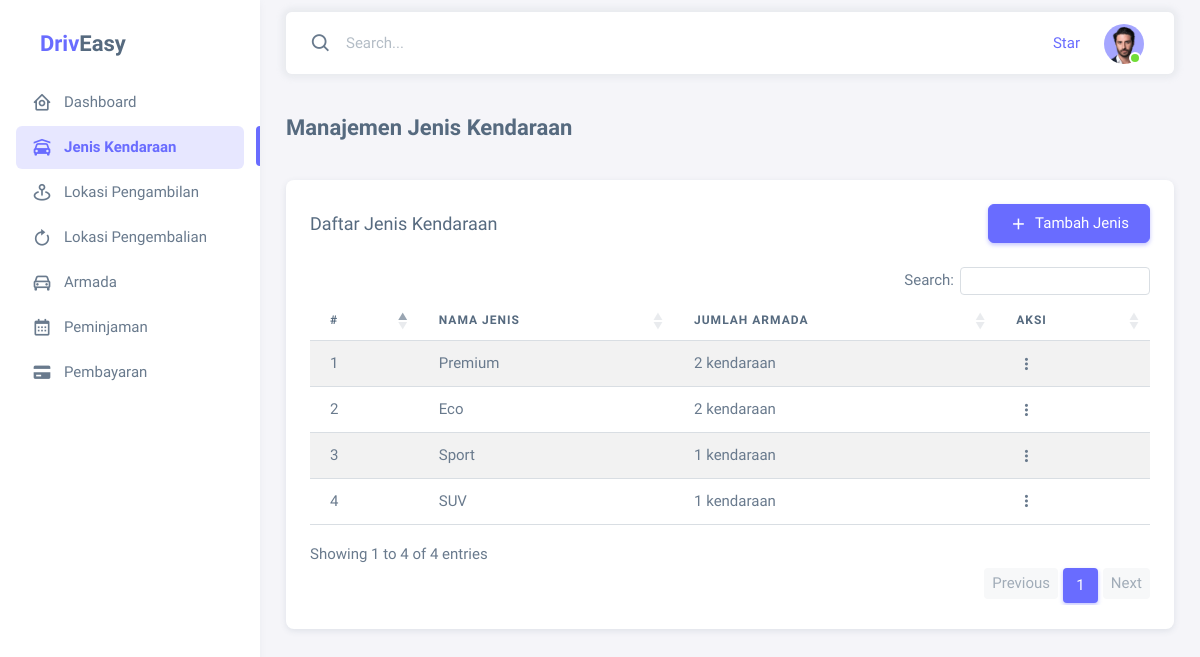
The page /dashboard/jenis_kendaraan.php (signed in) on the database its author committed.
### tables this page shows
CREATE TABLE `jenis_kendaraan` (
  `id` int(11) NOT NULL,
  `nama` varchar(20) DEFAULT NULL
);

### dashboard/jenis_kendaraan.php (the view, shortened to what this page needs)
<?php
include '../auth/config.php';
?>
<!DOCTYPE html>
<html
  lang="en"
  class="light-style layout-menu-fixed"
  dir="ltr"
  data-theme="theme-default"
  data-assets-path="assets/"
  data-template="vertical-menu-template-free"
>
  <head>
    <link rel="stylesheet" href="assets/vendor/fonts/boxicons.css" />
    <link rel="stylesheet" href="assets/vendor/css/core.css" class="template-customizer-core-css" />
    <link rel="stylesheet" href="assets/vendor/css/theme-default.css" class="template-customizer-theme-css" />
    <link rel="stylesheet" href="assets/css/demo.css" />
    <link rel="stylesheet" href="assets/vendor/libs/perfect-scrollbar/perfect-scrollbar.css" />
    <link rel="stylesheet" href="https://cdn.datatables.net/1.11.5/css/dataTables.bootstrap5.min.css" />
    <link rel="stylesheet" href="https://cdn.datatables.net/responsive/2.2.9/css/responsive.bootstrap5.min.css" />
  </head>
  <body>
    <div class="layout-wrapper layout-content-navbar">
      <div class="layout-container">
        <?php include 'components/sidebar.php'; ?>
        <div class="layout-page">
          <?php include 'components/navbar.php'; ?>
          <div class="content-wrapper">
            <div class="container-xxl flex-grow-1 container-p-y">
              <h4 class="fw-bold py-3 mb-4">Manajemen Jenis Kendaraan</h4>
              <div class="card">
                <div class="card-header d-flex justify-content-between align-items-center">
                  <h5 class="mb-0">Daftar Jenis Kendaraan</h5>
                  <button
                    type="button"
                    class="btn btn-primary"
                    data-bs-toggle="modal"
                    data-bs-target="#tambahJenisModal"
                  >
                    <i class="bx bx-plus me-1"></i> Tambah Jenis
                  </button>
                </div>
                <div class="card-body">
                  <div class="table-responsive text-nowrap">
                    <table id="jenisTable" class="table table-striped table-hover">
                      <thead>
                        <tr>
                          <th>#</th>
                          <th>Nama Jenis</th>
                          <th>Jumlah Armada</th>
                          <th>Aksi</th>
                        </tr>
                      </thead>
                      <tbody>
                        <?php
                        $query = "SELECT j.*, COUNT(a.id) as jumlah_armada
                                  FROM jenis_kendaraan j
                                  LEFT JOIN armada a ON j.id = a.jenis_kendaraan_id
                                  GROUP BY j.id
                                  ORDER BY j.id";
                        $result = $conn->query($query);
                        $no = 1;
                        if ($result->num_rows > 0) {
                            while ($row = $result->fetch_assoc()) {
                                echo "<tr>";
                                echo "<td>" . $no++ . "</td>";
                                echo "<td>" . $row['nama'] . "</td>";
                                echo "<td>" . $row['jumlah_armada'] . " kendaraan</td>";
                                echo "<td>
                                        <div class='dropdown'>
                                            <button type='button' class='btn p-0 dropdown-toggle hide-arrow' data-bs-toggle='dropdown'>
                                                <i class='bx bx-dots-vertical-rounded'></i>
                                            </button>
                                            <div class='dropdown-menu'>
                                                <a class='dropdown-item' href='javascript:void(0);' onclick='editJenis(" . $row['id'] . ")'>
                                                    <i class='bx bx-edit-alt me-1'></i> Edit
                                                </a>
                                                <a class='dropdown-item' href='javascript:void(0);' onclick='deleteJenis(" . $row['id'] . ", " . $row['jumlah_armada'] . ")'>
                                                    <i class='bx bx-trash me-1'></i> Delete
                                                </a>
                                            </div>
                                        </div>
                                    </td>";
                                echo "</tr>";
                            }
                        } else {
                            echo "<tr><td colspan='4' class='text-center'>Tidak ada data jenis kendaraan</td></tr>";
                        }
                        ?>
                      </tbody>
                    </table>
                  </div>
                </div>
              </div>
            </div>
          </div>
        </div>
      </div>
    </div>
  </body>
</html>

### rows shown on the page
jenis_kendaraan: nama "Premium", jumlah_armada "2"
jenis_kendaraan: nama "Eco", jumlah_armada "2"
jenis_kendaraan: nama "Sport", jumlah_armada "1"
jenis_kendaraan: nama "SUV", jumlah_armada "1"
